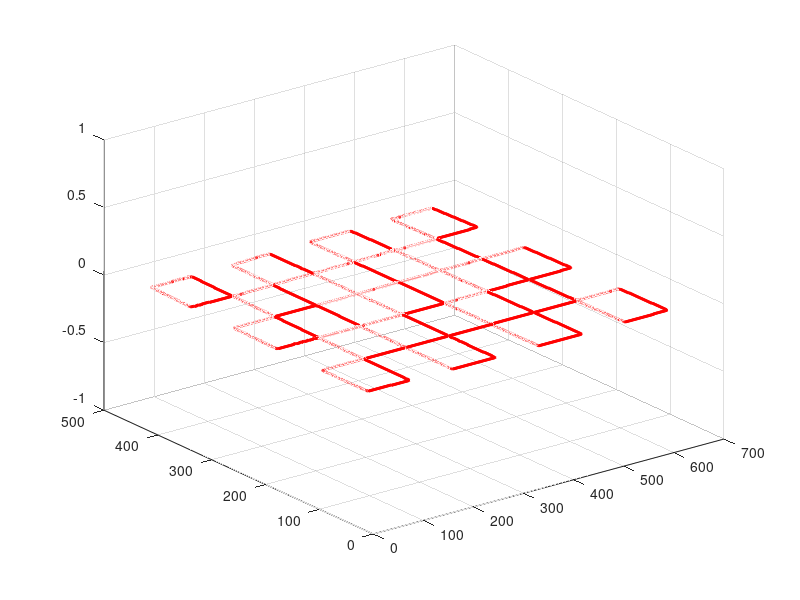

The MATLAB source for this figure:
data = load('points.txt');
xx=data(:,1);
yy=data(:,2);
zz=data(:,3);


size = 2;
color=[1 0 0];
%set(gcf,'Color',[0,0,0]) 
scatter3(xx, yy, zz, size,color)
%mesh(xx,yy,zz)

%plot3(xx,yy,zz,'*')